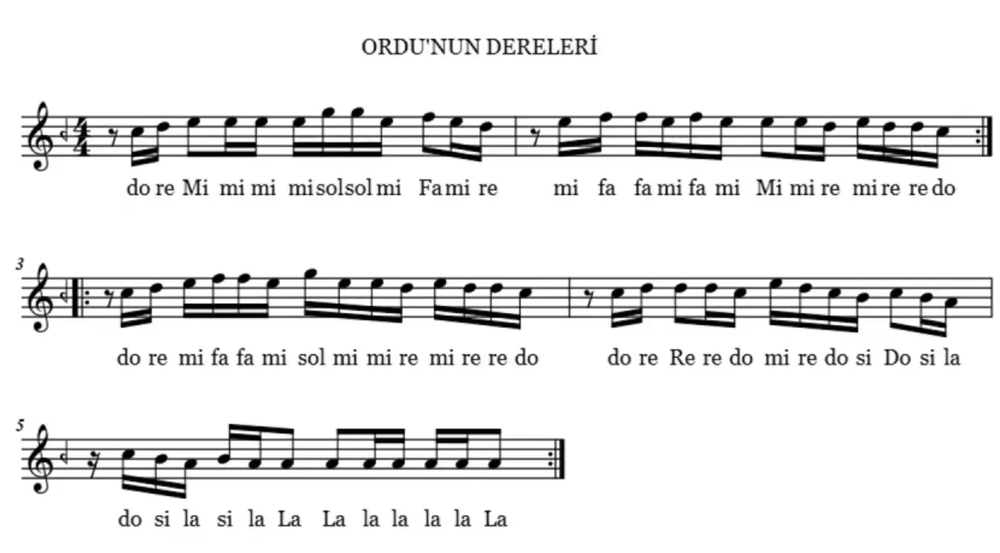
#> input picture türküler/ordunundereleri.png, 1000 x 553 px, shrunk from 1328 x 735 before the run, found by its file name
$ python detect_notes_with_names.py
#> lines starting #> are read from the running program, lines starting #| are printed output that depends on the picture; after the words box and inside, x2 and y2 are one past the last pixel; in counts of white or black regions, pixels touching at a corner belong together
import cv2
import numpy as np
from ultralytics import YOLO

# -------------------- CONFIG --------------------
IMAGE_PATH = '/home/berfin/Desktop/Projects/Music-Note-Detector/türküler/ordunundereleri.png'
MODEL_PATH = '/home/berfin/Desktop/Projects/Music-Note-Detector/runs/detect/train5/weights/best.pt'
OUTPUT_PATH = 'output_detected_notes.jpg'

# -------------------- LOAD IMAGE --------------------
image = cv2.imread(IMAGE_PATH)
#> image is the input picture: shape (553, 1000, 3); mean B, G, R 233, 232.9, 233
gray = cv2.cvtColor(image, cv2.COLOR_BGR2GRAY)

# -------------------- DETECT STAFF LINES --------------------
def detect_staff_lines(gray_img):
    horizontal_kernel = cv2.getStructuringElement(cv2.MORPH_RECT, (50, 1))
    detected = cv2.morphologyEx(gray_img, cv2.MORPH_OPEN, horizontal_kernel, iterations=2)
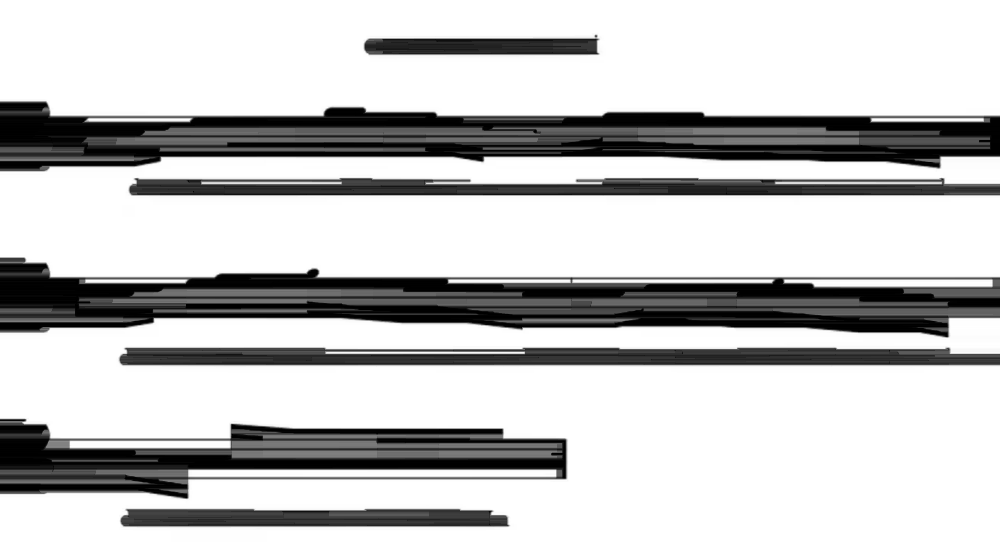
#> detected: shape (553, 1000); min 0, max 255, mean 196.4
    _, binary = cv2.threshold(detected, 0, 255, cv2.THRESH_BINARY + cv2.THRESH_OTSU)
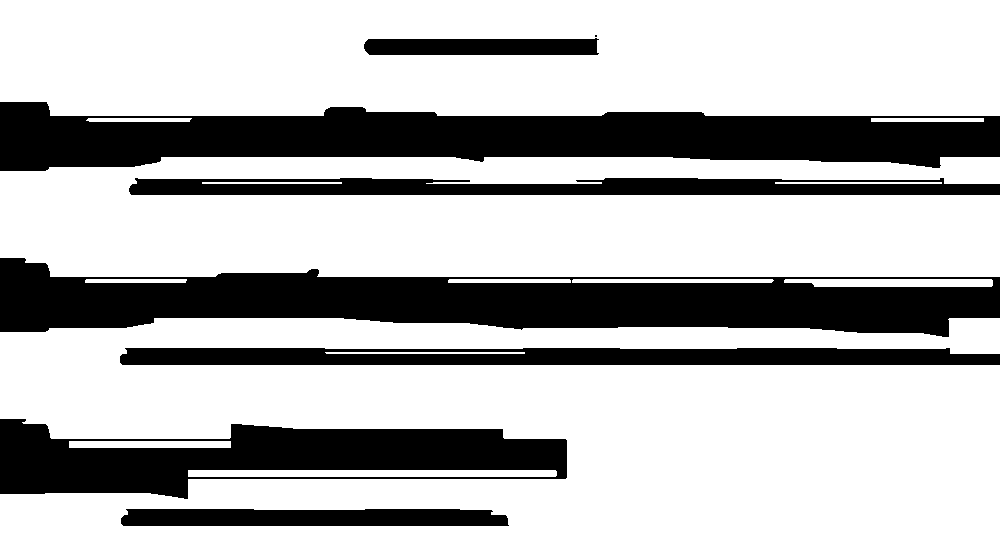
#> binary: shape (553, 1000); 72.4% white; 8 black regions (1 under 20 px)
    contours, _ = cv2.findContours(binary, cv2.RETR_EXTERNAL, cv2.CHAIN_APPROX_SIMPLE)
#> contours = 14 contours; largest, box (x1, y1, x2, y2) and area: (0, 318, 1000, 553) 181466, (0, 0, 1000, 116) 113159, (0, 157, 1000, 277) 100858, (188, 470, 557, 477) 2207, (784, 279, 993, 287) 1339
    lines = [cv2.boundingRect(c)[1] for c in contours]
#> lines = [470, 441, 352, 318, 279, 279, 279, 279, 182, 182, 157, 118, 118, 0]
    lines = sorted(lines)
#> lines = [0, 118, 118, 157, 182, 182, 279, 279, 279, 279, 318, 352, 441, 470]

    # Grupla ve 5 çizgiyi döndür
    grouped = []
    for y in lines:
        if not grouped or abs(grouped[-1] - y) > 4:
            grouped.append(y)
#> this loop made 14 passes
#> y on passes 2 to 13: 118, 118, 157, 182, 182, 279, 279, 279, 279, 318, 352, 441
#> after the loop, grouped = [0, 118, 157, 182, 279, 318, 352, 441, 470]
    return grouped[:5]

staff_lines = detect_staff_lines(gray)
#> staff_lines = [0, 118, 157, 182, 279]

# -------------------- NOTE MAPPING --------------------
def match_note_to_pitch(y, staff_lines):
    if len(staff_lines) != 5:
        return "?"
    notes_order = ['fa', 're', 'si', 'sol', 'mi', 'do', 'la', 'fa', 're', 'si']  # yukarıdan aşağı
    spacing = (staff_lines[4] - staff_lines[0]) / 4
    note_positions = [staff_lines[0] - i * (spacing / 2) for i in range(len(notes_order))]
    distances = [abs(y - pos) for pos in note_positions]
    idx = np.argmin(distances)
    return notes_order[idx].capitalize()

# -------------------- DETECT NOTES WITH YOLO --------------------
#> (the run stopped early here; a loop or call above may not have finished)
